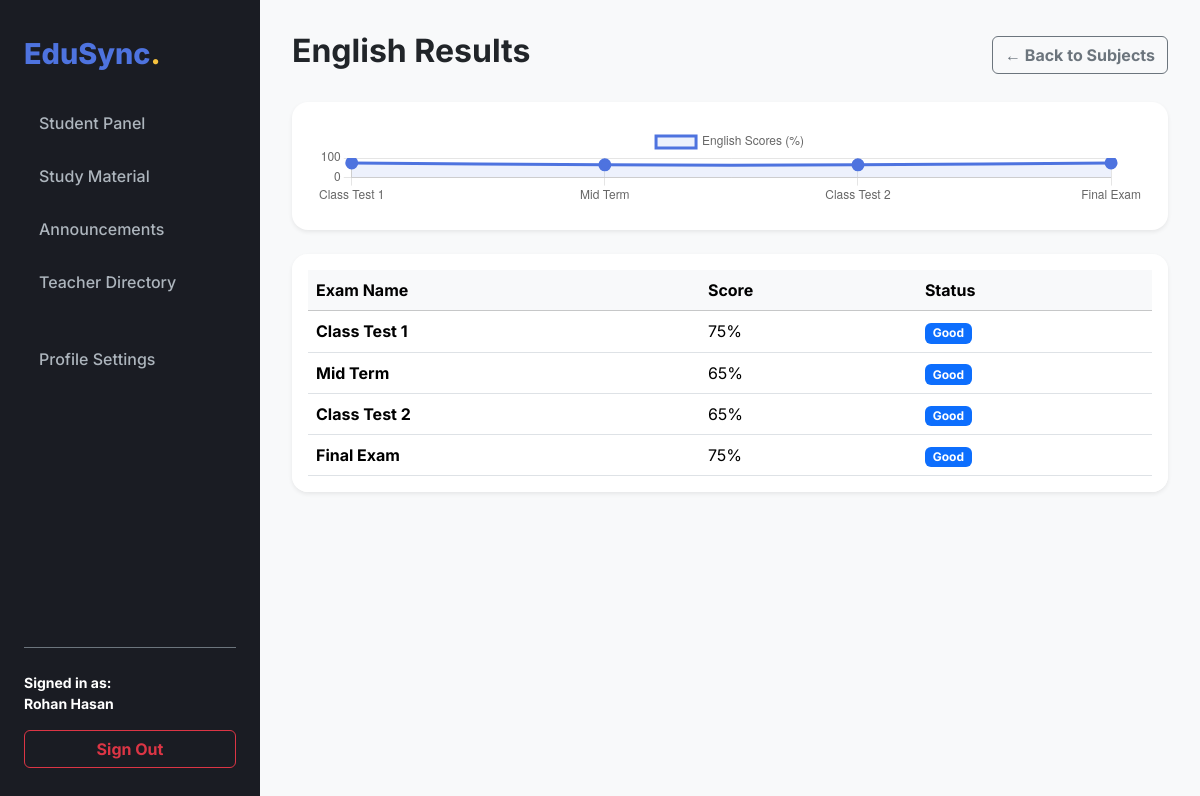
Page /student/subject_result.php?subject=English (signed in) on the committed database.
### tables this page shows
CREATE TABLE `student_results` (
  `id` int(11) NOT NULL,
  `student_id` int(11) NOT NULL,
  `subject` varchar(100) NOT NULL,
  `exam_name` varchar(100) NOT NULL,
  `score` int(11) NOT NULL
);

### student/subject_result.php (the view, shortened to what this page needs)
<?php
require_once '../config/db.php';
$student_id = $_SESSION['user_id'];
$subject = $conn->real_escape_string($_GET['subject']);
$results_data = $conn->query("SELECT exam_name, score FROM student_results WHERE student_id = $student_id AND subject = '$subject' ORDER BY id ASC");
$exam_labels = [];
$exam_scores = [];
while($row = $results_data->fetch_assoc()) {
    $exam_labels[] = $row['exam_name'];
    $exam_scores[] = $row['score'];
}
include '../includes/header.php';
?>
<div class="wrapper">
    <?php include '../includes/sidebar.php'; ?>
    <div class="main-content">
        <div class="d-flex justify-content-between align-items-center mb-4">
            <h2 class="fw-bold text-dark"><?php echo htmlspecialchars($subject); ?> Results</h2>
            <a href="dashboard.php" class="btn btn-outline-secondary fw-bold">← Back to Subjects</a>
        </div>
        <div class="card p-4 border-0 shadow-sm rounded-4 bg-white mb-4">
            <canvas id="progressChart" height="80"></canvas>
        </div>
        <div class="card p-0 shadow-sm border-0 rounded-4 overflow-hidden">
            <div class="table-responsive bg-white p-3">
                <table class="table table-hover align-middle mb-0">
                    <thead class="table-light"><tr><th>Exam Name</th><th>Score</th><th>Status</th></tr></thead>
                    <tbody>
                        <?php
                        $res_table = $conn->query("SELECT exam_name, score FROM student_results WHERE student_id = $student_id AND subject = '$subject' ORDER BY id ASC");
                        while($r = $res_table->fetch_assoc()):
                        ?>
                        <tr>
                            <td class="fw-bold"><?php echo $r['exam_name']; ?></td>
                            <td><?php echo $r['score']; ?>%</td>
                            <td>
                                <?php if($r['score'] >= 80): ?>
                                    <span class="badge bg-success">Excellent</span>
                                <?php elseif($r['score'] >= 65): ?>
                                    <span class="badge bg-primary">Good</span>
                                <?php else: ?>
                                    <span class="badge bg-warning text-dark">Needs Improvement</span>
                                <?php endif; ?>
                            </td>
                        </tr>
                        <?php endwhile; ?>
                    </tbody>
                </table>
            </div>
        </div>
    </div>
</div>
<script>
const ctx = document.getElementById('progressChart').getContext('2d');
new Chart(ctx, {
    type: 'line',
    data: {
        labels: <?php echo json_encode($exam_labels); ?>,
        datasets: [{
            label: '<?php echo htmlspecialchars($subject); ?> Scores (%)',
            data: <?php echo json_encode($exam_scores); ?>,
            borderColor: '#4e73df',
            backgroundColor: 'rgba(78, 115, 223, 0.1)',
            borderWidth: 3,
            fill: true,
            tension: 0.4,
            pointBackgroundColor: '#4e73df',
            pointRadius: 5
        }]
    },
    options: {
        responsive: true,
        scales: {
            y: {
                beginAtZero: true,
                max: 100
            }
        }
    }
});
</script>
<?php include '../includes/footer.php'; ?>

### includes/header.php (shortened to what this page needs)
<!DOCTYPE html>
<html lang="en">
<head>
<link href="https://cdn.jsdelivr.net/npm/bootstrap@5.3.2/dist/css/bootstrap.min.css" rel="stylesheet">
<link rel="stylesheet" href="../assets/css/style.css">
</head>
<body class="bg-light">

### includes/sidebar.php (shortened to what this page needs)
<?php
$current_page = basename($_SERVER['PHP_SELF']);
$role = $_SESSION['role'];
$user_name = $_SESSION['name'];
?>
<div class="sidebar-custom d-flex flex-column" style="width: 260px; background: #1a1c23; color: #fff; padding: 2rem 1.5rem; position: fixed; height: 100vh; overflow-y: auto;">
    <a href="../index.php" class="text-decoration-none mb-4 d-block" style="font-family: 'Inter', sans-serif; font-size: 1.8rem; font-weight: 800; color: #4e73df;">
        EduSync<span style="color: #f6c23e;">.</span>
    </a>
    <ul class="nav nav-pills flex-column mb-auto">
        <?php if($role == 'admin'): ?>
            <li><a href="dashboard.php" class="nav-link text-white <?php echo ($current_page == 'dashboard.php') ? 'active bg-primary' : ''; ?>">Dashboard</a></li>
            <li><a href="manage_users.php" class="nav-link text-white <?php echo ($current_page == 'manage_users.php') ? 'active bg-primary' : ''; ?>">Manage Users</a></li>
            <li><a href="approve_notes.php" class="nav-link text-white <?php echo ($current_page == 'approve_notes.php') ? 'active bg-primary' : ''; ?>">Approve Notes</a></li>
            <li><a href="announcements.php" class="nav-link text-white <?php echo ($current_page == 'announcements.php') ? 'active bg-primary' : ''; ?>">Announcements</a></li>
        <?php elseif($role == 'student'): ?>
            <li><a href="dashboard.php" class="nav-link text-white <?php echo ($current_page == 'dashboard.php') ? 'active bg-primary' : ''; ?>">Student Panel</a></li>
            <li><a href="view_notes.php" class="nav-link text-white <?php echo ($current_page == 'view_notes.php' || $current_page == 'subject_notes.php') ? 'active bg-primary' : ''; ?>">Study Material</a></li>
            <li><a href="announcements.php" class="nav-link text-white <?php echo ($current_page == 'announcements.php') ? 'active bg-primary' : ''; ?>">Announcements</a></li>
            <li><a href="teachers.php" class="nav-link text-white <?php echo ($current_page == 'teachers.php') ? 'active bg-primary' : ''; ?>">Teacher Directory</a></li>
        <?php endif; ?>
        <li class="mt-4"><a href="profile.php" class="nav-link text-white <?php echo ($current_page == 'profile.php') ? 'active bg-primary' : ''; ?>">Profile Settings</a></li>
    </ul>
    <div class="pt-4 border-top border-secondary mt-auto">
        <div class="text-white mb-3 small fw-bold">Signed in as: <br><?php echo $user_name; ?></div>
        <a href="../auth/logout.php" class="btn btn-outline-danger w-100 fw-bold">Sign Out</a>
    </div>
</div>

### includes/footer.php (shortened to what this page needs)
</body>
</html>

### assets/css/style.css (style rules this page uses)
:root { --primary: #4e73df; --sidebar-bg: #1a1c23; --sidebar-hover: #2d303e; --bg-light: #f8f9fc; }
body { font-family: 'Inter', sans-serif; background-color: var(--bg-light); margin: 0; }
.wrapper { display: flex; min-height: 100vh; }
.sidebar-custom { width: 260px; background: var(--sidebar-bg); color: #fff; padding: 2rem 1.5rem; position: fixed; height: 100vh; }
.main-content { flex: 1; margin-left: 260px; padding: 2rem; }
.nav-link { color: #adb5bd !important; padding: 12px 15px; border-radius: 10px; margin-bottom: 5px; font-weight: 500; }

### rows in the picture
student_results: exam_name "Class Test 1", score "75", shows "Good"
student_results: exam_name "Mid Term", score "65", shows "Good"
student_results: exam_name "Class Test 2", score "65", shows "Good"
student_results: exam_name "Final Exam", score "75", shows "Good"

### other values in the picture
$user_name "Rohan Hasan"
$subject "English"
